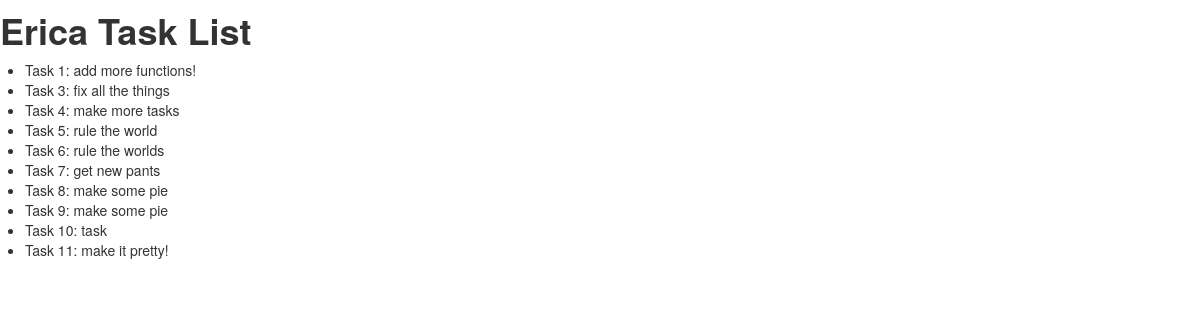
The page /tasks on the database its author committed.
### tables this page shows
CREATE TABLE `tasks` (
  `id` INTEGER primary key AUTOINCREMENT,
  `title` MEDIUMTEXT NULL DEFAULT NULL,
  `created_at` DATETIME NULL DEFAULT NULL,
  `completed_at` DATETIME NULL DEFAULT NULL,
  `user_id` INTEGER NULL DEFAULT NULL,
  FOREIGN KEY(user_id) REFERENCES `users`(`id`)
);

### tipsy.py (the view)
@app.route("/tasks")
def tasks():
    db = model.connect_db()
    tasks_from_db = model.get_tasks(db, None)
    return render_template('tasks.html', user_name="Erica", task_list=tasks_from_db)

### model.py (called while the page is built, shortened)
def connect_db():
    return sqlite3.connect("tipsy.db")

def get_tasks(db, u_id):
    c=db.cursor()
    fields = ['task id', 'title', 'date created', 'date completed', 'user id']
    tasks = []
    if u_id == None:
        query="""SELECT * FROM tasks"""
        c.execute(query)
        result=c.fetchall()
        for items in result:
            tasks.append(dict(zip(fields, items)))
        return tasks

### templates/tasks.html (shortened to what this page needs)
<html>
<head>
    <link rel="stylesheet" href="static/css/bootstrap.css" />
</head>
<body>
    <h1> {{ user_name }} Task List </h1>
<div>
    <ul>
    {% for item in task_list %}
        <li>Task {{item['task id'] }}: {{ item['title'] }}</li>
    {% endfor %}
    </ul>
</div>
</body>
</html>

### rows shown on the page
tasks: item "1", title "add more functions!"
tasks: id "3", title "fix all the things"
tasks: id "4", title "make more tasks"
tasks: id "5", title "rule the world"
tasks: id "6", title "rule the worlds"
tasks: id "7", title "get new pants"
tasks: id "8", title "make some pie"
tasks: id "9", title "make some pie"
tasks: id "10", title "task"
tasks: id "11", title "make it pretty!"

### other values the page prints
{{ user_name }} "Erica"
